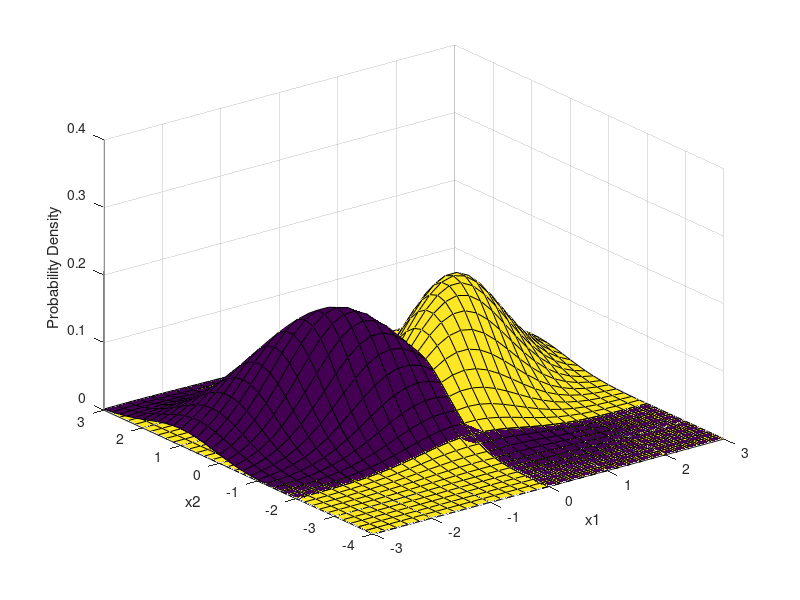
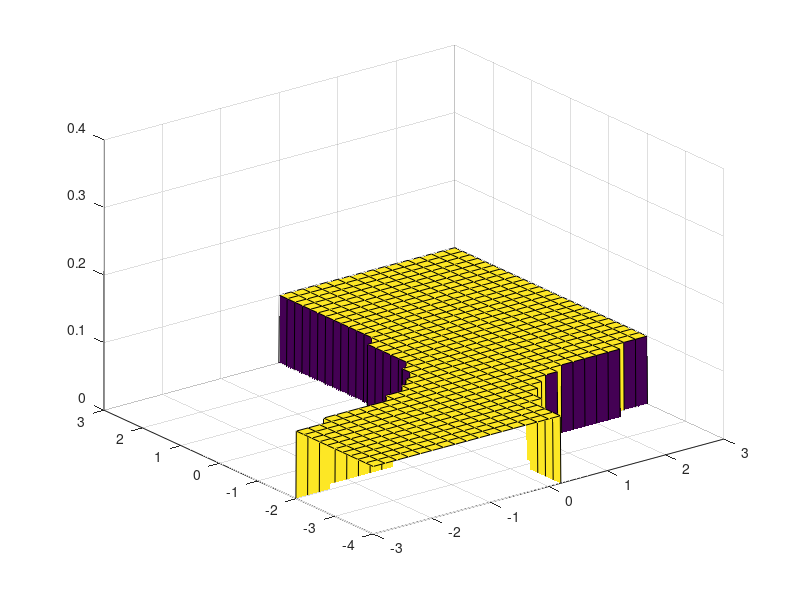

The MATLAB script that drew these images, in order:
x1 = -10:.2:10; x2 =-10:.2:10;
[X1,X2] = meshgrid(x1,x2);
C1 = ones(size(x1,2),size(x2,2)) - 0.5 ;
C2 = ones(size(x1,2),size(x2,2)) + 0.5 ;

mu = [1 0];
Sigma = [1 0.5; 0.5 1];
F1 = mvnpdf([X1(:) X2(:)],mu,Sigma);
F1 = reshape(F1,length(x1),length(x2));
surf(x1,x2,F1,C2);
% caxis([min(F(:))-.5*range(F(:)),max(F(:))]);
axis([-10 10 -10 10 0 .4])
xlabel('x1'); ylabel('x2'); zlabel('Probability Density');

hold on;
mu = [-1 0];
Sigma = [1 -0.5; -0.5 1];
F2 = mvnpdf([X1(:) X2(:)],mu,Sigma);
F2 = reshape(F2,length(x2),length(x1));
surf(x1,x2,F2,C1);
% caxis([min(F(:))-.5*range(F(:)),max(F(:))]);
axis([-3 3 -4 3 0 .4])
% xlabel('x1'); ylabel('x2'); zlabel('Probability Density');

figure;
F = zeros(size(x1,2), size(x2,2)) - 2;
for i = 1: size(x1,2)
   for j = 1 : size(x2,2) 
       if(F1(i,j) > 0.5 * F2(i,j))
           F(i,j) = 0.1 ;
       end
   end
end
surf(x1,x2,F);
axis([-3 3 -4 3 0 .4])
% caxis([min(F(:))-.5*range(F(:)),max(F(:))]);
% axis([-10 10 -10 10 0 1])
% C1 = ones(size(x1,2),size(x2,2)) ;
% hold on ;
% surf(x1,x2,(F1./F2),10), C1);
% 
